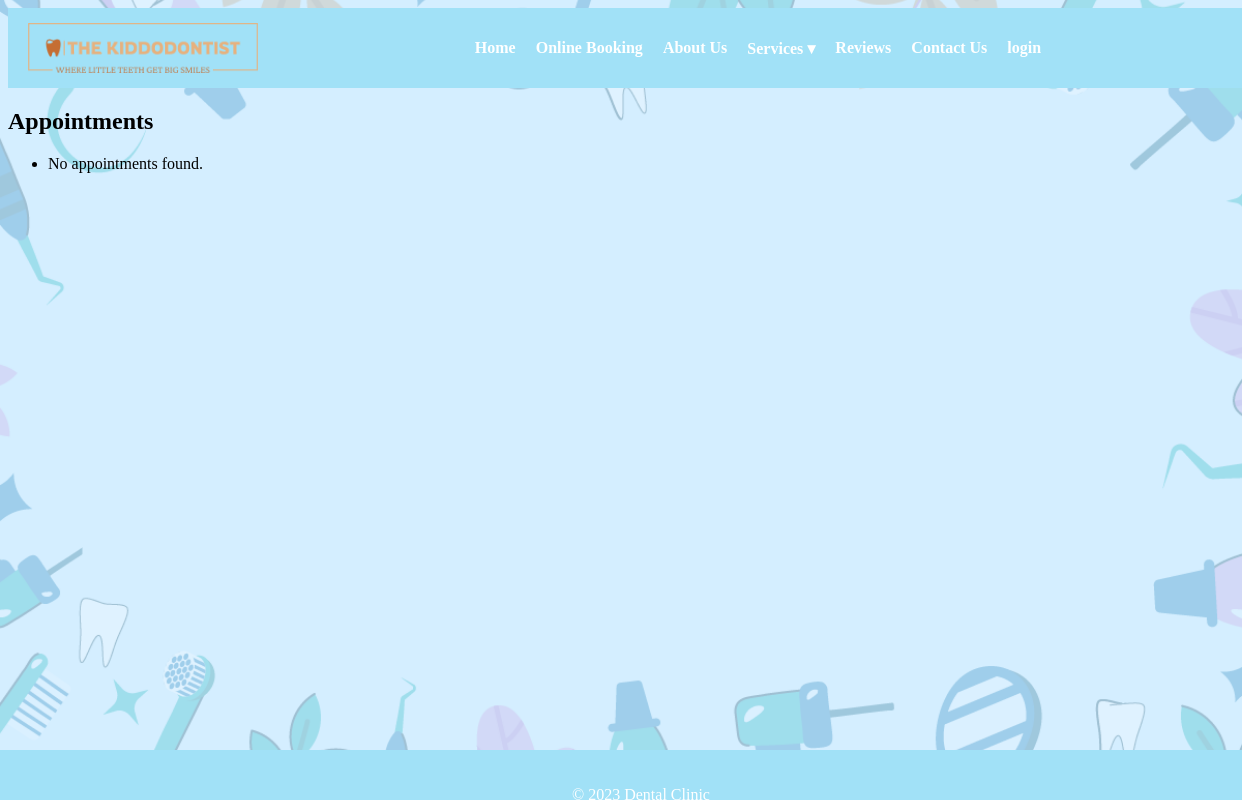
Before: /appointment with the older database file.
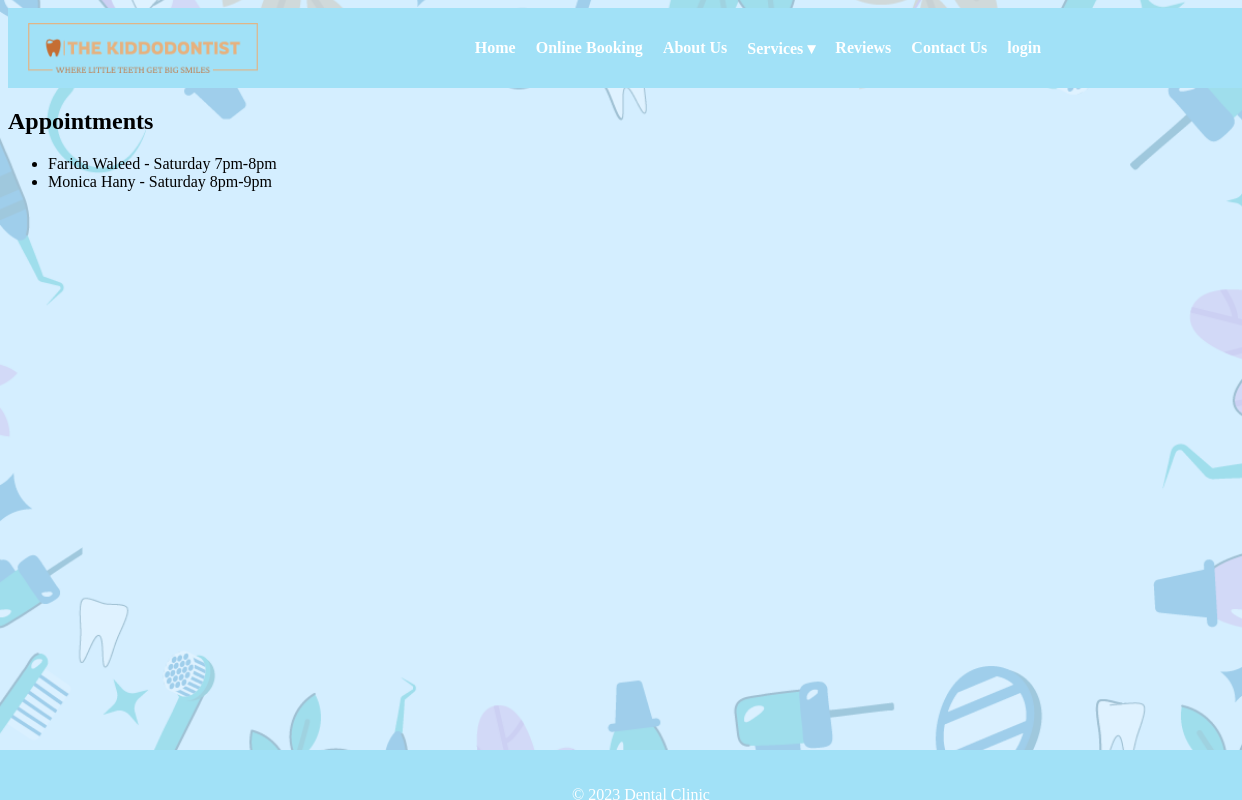
After: the same page with the newer database file.
### TheKiddoDontist/models.py (models this page shows, shortened)
class Appointment(models.Model):
    first_name = models.CharField(max_length=100)
    last_name = models.CharField(max_length=100)
    birthdate = models.DateField()
    email = models.EmailField()
    phone = models.CharField(max_length=20)
    dentist = models.CharField(max_length=100)
    timeslot = models.CharField(max_length=100)

### TheKiddoDontist/views.py (the view)
# urls.py: path('appointment', views.appointment,name='TheKiddoDontist-appointment'),
def appointment(request):
    appointments = Appointment.objects.all()
    return render(request, 'TheKiddoDontist/appointment.html', {'appointments': appointments})

### TheKiddoDontist/templates/TheKiddoDontist/appointment.html
{% extends 'TheKiddoDontist/index.html' %}
{% block differentpart %}
  <h2>Appointments</h2>
  <ul>
    {% for appointment in appointments %}
      <li>{{ appointment.first_name }} {{ appointment.last_name }} - {{ appointment.timeslot }}</li>
    {% empty %}
      <li>No appointments found.</li>
    {% endfor %}
  </ul>
{% endblock %}

### TheKiddoDontist/templates/TheKiddoDontist/index.html (shortened to what this page needs)
{% load static  %}
<html lang="en">
<head>
    <link rel="stylesheet" href="{% static 'TheKiddoDontist/HeaderAndFooter.css' %}" />
    <link rel="stylesheet" href="{% static 'TheKiddoDontist/background.css' %}" />
</head>
<body>
    <header>
      <h1><a href="index.html"><img src="{% static 'TheKiddoDontist/logo-no-background.png' %}" alt="Your Logo"></a></h1>
        <nav>
          <ul>
            <li><a href="{% url 'TheKiddoDontist-home' %}">Home</a></li>
            <li><a href="{% url 'TheKiddoDontist-OnlineBooking' %}" >Online Booking</a></li>
            <li><a href="{% url 'TheKiddoDontist-aboutus' %}">About Us</a></li>
            <li class="dropdown">
              <a href="">Services &#9662;</a>
            </li>
            <li><a href="{% url 'TheKiddoDontist-Reviews' %}">Reviews</a></li>
            <li><a href="{% url 'TheKiddoDontist-contactus' %}">Contact Us</a></li>
            <li><a href="{% url 'TheKiddoDontist-login' %}">login</a></li>
          </ul>
        </nav>
        </header>
        {% block differentpart %}
        {% endblock %}
    <footer>
        <p>&copy; 2023 Dental Clinic</p>
      </footer>
</body>
</html>

### TheKiddoDontist/static/TheKiddoDontist/HeaderAndFooter.css (style rules this page uses)
header { width:100%; height: 40px; display: flex; justify-content: space-between; align-items: center; padding: 20px; background-color: #a1e1f7; color: #ffffff; position: sticky; top:0; }
h1 img { height: 50px; width: 230px; }
footer { position: fixed; bottom: 0; width: 100%; left: 0; right: 0; height: 10px; background-color: #a1e1f7; color: #ffffff; text-align: center; padding: 20px; }
nav ul { list-style: none; display: flex; }
nav li { margin-right: 20px; }
nav a { text-decoration: none; color: #fff; font-weight: bold; }
nav ul li { position: relative; text-align: left; }

### TheKiddoDontist/static/TheKiddoDontist/background.css (style rules this page uses)
body { background: url(Artboard\ 1.png) no-repeat center center fixed; background-position: fixed; -webkit-background-size: cover; -moz-background-size: cover; -o-background-size: cover; background-size: cover; }

Changed rows visible on the page:
added Appointment: first_name "Farida", last_name "Waleed", timeslot "Saturday 7pm-8pm"
added Appointment: first_name "Monica", last_name "Hany", timeslot "Saturday 8pm-9pm"
Other visible differences:
text no longer shown: "No appointments found."
